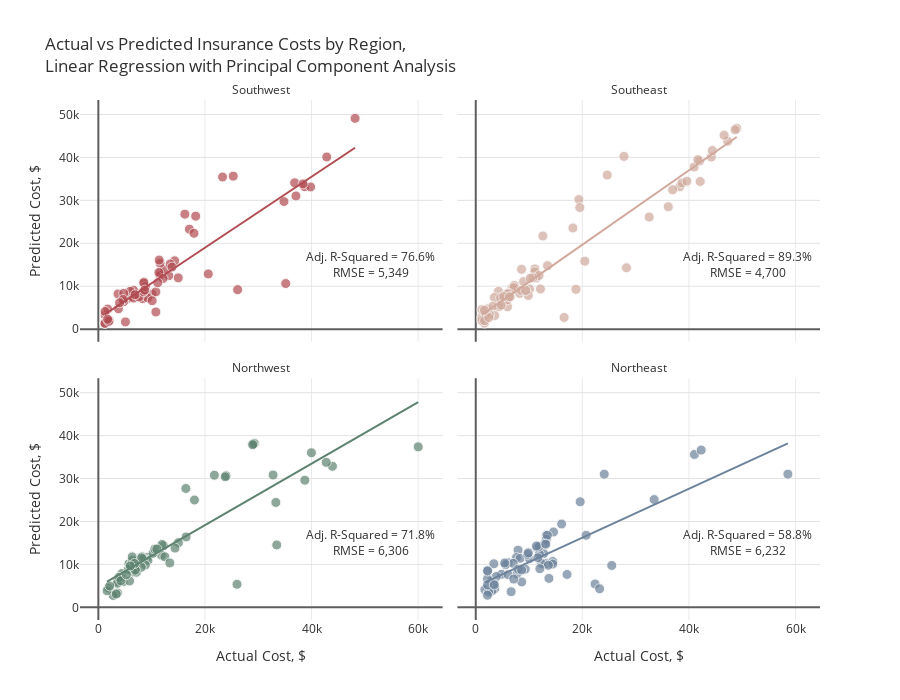

The code cell stored with this chart in its notebook:
### Markdown cell above
Модель 1. `all`. Распределение по регионам.

### Code cell
# Dataframe to save results


regions = ins.region.unique()
s = StandardScaler()
# feat_importance=pd.DataFrame()
actuals=[]
preds=[]
rmses=[]
r2_scores=[]
adj_r2_scores=[]

for i in regions:
    
    # Filter data by region
    print("\nRegion: {}\n".format(i))
    ins_df = ins[ins.region==i]
    X=ins_df.drop(['charges', 'region'], axis=1)
    y=ins_df.charges
    
    # Add polynomial features
    pf = PolynomialFeatures(degree=2, include_bias=False)
    X_pf = pd.DataFrame(data=pf.fit_transform(X), columns=pf.get_feature_names(X.columns))
    
    # Create training and test sets
    X_train, X_test, y_train, y_test = train_test_split(X_pf, y, test_size=0.2, random_state=1)
    
    # Scale features
    X_train_scaled = s.fit_transform(X_train)
    X_test_scaled = s.transform(X_test)
    
    # PCA
    pca = PCA(.95)
    X_train_pca=pca.fit_transform(X_train_scaled)
    X_test_pca=pca.transform(X_test_scaled)
    print("Number of Principal Components = {}".format(pca.n_components_))
    print("Train Shape:{} {}  Test Shape:{} {}".format(X_train_pca.shape, y_train.shape, X_test_pca.shape, y_test.shape))
    
    # Linear Regression
    lr = LinearRegression().fit(X_train_pca, y_train)
    y_pred=lr.predict(X_test_pca)
    rmse=np.sqrt(mean_squared_error(y_test, y_pred)).round(2)
    r2=r2_score(y_test, y_pred)
    adj_r2 = 1 - (1-r2)*(len(y_test)-1)/(len(y_test)-X_test_pca.shape[1]-1)
    
    actuals.append(pd.Series(y_test, name='actuals').reset_index())
    preds.append(pd.Series(y_pred, name='preds').reset_index(drop=True))
    rmses.append(rmse)
    r2_scores.append(r2)
    adj_r2_scores.append(adj_r2)
    
    # feat_importance["Importance_"+str(i)]=lr.feature_importances_

    print("Test Error (RMSE) = {:,}".format(rmse))
    print("R-Squared = {:.2f}%, Adjusted R-Squared = {:.2f}%".format(r2*100, adj_r2*100))
    if i != 'Northeast':
        print("__________________________")

# Plot results
for i in range(0,4):
    actuals[i].loc[:,'index']=regions[i]
actual = pd.concat([actuals[i] for i in range(4)], axis = 0)
pred = pd.concat([preds[i] for i in range(4)], axis = 0)
df = pd.concat([actual, pred], axis=1).reset_index(drop=True)
col = ["#B14B51", '#D0A99C', '#5D8370','#6C839B']
fig = px.scatter(df, x="actuals", y="preds", color="index", trendline="ols", height=700,
                 title="Actual vs Predicted Insurance Costs by Region,<br>Linear Regression with Principal Component Analysis",
                 color_discrete_sequence=col, opacity=0.7, facet_col='index', facet_col_wrap=2)

fig.for_each_annotation(lambda a: a.update(text=a.text.split("=")[-1]))
fig.add_annotation(text="Adj. R-Squared = {:.1f}%<br>RMSE = {:,.0f}".format(adj_r2_scores[0]*100,rmses[0]),
                   x=51e3,y=15e3, row=2,col=1, showarrow=False)
fig.add_annotation(text="Adj. R-Squared = {:.1f}%<br>RMSE = {:,.0f}".format(adj_r2_scores[1]*100,rmses[1]),
                   x=51e3,y=15e3, row=2,col=2, showarrow=False)
fig.add_annotation(text="Adj. R-Squared = {:.1f}%<br>RMSE = {:,.0f}".format(adj_r2_scores[2]*100,rmses[2]),
                   x=51e3,y=15e3, row=1,col=1, showarrow=False)
fig.add_annotation(text="Adj. R-Squared = {:.1f}%<br>RMSE = {:,.0f}".format(adj_r2_scores[3]*100,rmses[3]),
                   x=51e3,y=15e3, row=1,col=2, showarrow=False)

fig.update_traces(hovertemplate="Actual Cost: %{x:$,.2f}<br>Predicted Cost: %{y:$,.2f}",
                  marker=dict(size=10, line=dict(width=1,color="#F7F7F7")),
                  selector=dict(mode="markers"), showlegend=False)
fig.update_xaxes(title="Actual Cost, $", row=1)
fig.update_xaxes(showgrid=True, gridwidth=1, gridcolor='#EAEAEA',
                 zeroline=True, zerolinewidth=2, zerolinecolor='#5E5E5E')
fig.update_yaxes(title="Predicted Cost, $", col=1)
fig.update_yaxes(showgrid=True, gridwidth=1, gridcolor='#E3E3E3',
                 zeroline=True, zerolinewidth=2, zerolinecolor='#5E5E5E')
fig.update_layout(font_color="#303030", paper_bgcolor="white", plot_bgcolor="white")
fig.show()

### Figure 1 — Plotly figure (JSON) as saved in the notebook; plotly's stock layout.template omitted (floating-point values rounded to 4 significant figures)
{"data": [{"hovertemplate": "Actual Cost: %{x:$,.2f}<br>Predicted Cost: %{y:$,.2f}", "legendgroup": "Southwest", "marker": {"color": "#B14B51", "line": {"color": "#F7F7F7", "width": 1}, "opacity": 0.7, "size": 10, "symbol": "circle"}, "mode": "markers", "name": "Southwest", "orientation": "v", "showlegend": false, "type": "scatter", "x": [3761.0, 11670.0, 6312.0, 14320.0, 11550.0, 5080.0, 8269.0, 3693.0, 36840.0, 13220.0, 23310.0, 35160.0, 12350.0, 10070.0, 5488.0, 38711, 7197.0, 6572.0, 5980.0, 34830.0, 6600.0, 39840.0, 1256.0, 1242.0, 4762.0, 9265.0, 13470.0, 1759.0, 1242.0, 48170.0, 16230.0, 25310.0, 10790.0, 4751.0, 8557.0, 42860.0, 8278.0, 11580.0, 7624.0, 12150.0, 20630.0, 4647.0, 26140.0, 2008.0, 8444.0, 17080.0, 13820.0, 8825.0, 37080.0, 10100.0, 11410.0, 14990.0, 11360.0, 6876.0, 10800.0, 18260.0, 1262.0, 17940.0, 11150.0, 38420.0, 8522.0, 8703.0, 3988.0, 1965.0, 1743.0], "xaxis": "x3", "y": [4749.0, 13330.0, 7583.0, 15920.0, 12520.0, 1687.0, 7105.0, 8204.0, 34080.0, 12450.0, 35440.0, 10630.0, 13940.0, 8197.0, 7163.0, 33190.0, 8343.0, 9079.0, 8811.0, 29720.0, 7232.0, 33130.0, 3290.0, 1410.0, 8344.0, 7285.0, 15180.0, 4676.0, 1323.0, 49110.0, 26790.0, 35640.0, 8684.0, 6399.0, 10970.0, 40100.0, 8584.0, 15370.0, 7492.0, 11790.0, 12860.0, 6900.0, 9193.0, 2091.0, 8762.0, 23290.0, 14450.0, 9915.0, 31030.0, 6624.0, 16090.0, 11940.0, 13190.0, 8020.0, 3993.0, 26320.0, 4100.0, 22340.0, 10800.0, 33840.0, 10790.0, 9097.0, 6162.0, 1808.0, 2304.0], "yaxis": "y3"}, {"hovertemplate": "<b>OLS trendline</b><br>preds = 0.826689 * actuals + 2433.4<br>R<sup>2</sup>=0.792960<br><br>index=Southwest<br>actuals=%{x}<br>preds=%{y} <b>(trend)</b><extra></extra>", "legendgroup": "Southwest", "marker": {"color": "#B14B51", "symbol": "circle"}, "mode": "lines", "name": "Southwest", "showlegend": false, "type": "scatter", "x": [1242.0, 1242.0, 1256.0, 1262.0, 1743.0, 1759.0, 1965.0, 2008.0, 3693.0, 3761.0, 3988.0, 4647.0, 4751.0, 4762.0, 5080.0, 5488.0, 5980.0, 6312.0, 6572.0, 6600.0, 6876.0, 7197.0, 7624.0, 8269.0, 8278.0, 8444.0, 8522.0, 8557.0, 8703.0, 8825.0, 9265.0, 10070.0, 10100.0, 10790.0, 10800.0, 11150.0, 11360.0, 11410.0, 11550.0, 11580.0, 11670.0, 12150.0, 12350.0, 13220.0, 13470.0, 13820.0, 14320.0, 14990.0, 16230.0, 17080.0, 17940.0, 18260.0, 20630.0, 23310.0, 25310.0, 26140.0, 34830.0, 35160.0, 36840.0, 37080.0, 38420.0, 38711, 39840.0, 42860.0, 48170.0], "xaxis": "x3", "y": [3460.0, 3460.0, 3472.0, 3477.0, 3874.0, 3888.0, 4058.0, 4093.0, 5487.0, 5543.0, 5730.0, 6275.0, 6361.0, 6370.0, 6633.0, 6970.0, 7377.0, 7651.0, 7866.0, 7890.0, 8118.0, 8383.0, 8736.0, 9269.0, 9276.0, 9414.0, 9478.0, 9507.0, 9628.0, 9729.0, 10090.0, 10750.0, 10780.0, 11350.0, 11360.0, 11650.0, 11830.0, 11870.0, 11980.0, 12000.0, 12080.0, 12480.0, 12640.0, 13370.0, 13570.0, 13860.0, 14270.0, 14820.0, 15850.0, 16550.0, 17270.0, 17530.0, 19490.0, 21700.0, 23360.0, 24040.0, 31230.0, 31500.0, 32890.0, 33090.0, 34190.0, 34440.0, 35370.0, 37860.0, 42260.0], "yaxis": "y3"}, {"hovertemplate": "Actual Cost: %{x:$,.2f}<br>Predicted Cost: %{y:$,.2f}", "legendgroup": "Southeast", "marker": {"color": "#D0A99C", "line": {"color": "#F7F7F7", "width": 1}, "opacity": 0.7, "size": 10, "symbol": "circle"}, "mode": "markers", "name": "Southeast", "orientation": "v", "showlegend": false, "type": "scatter", "x": [44200.0, 6781.0, 5478.0, 32550.0, 1816.0, 11090.0, 11090.0, 13470.0, 47270.0, 10110.0, 38280.0, 19350.0, 1616.0, 40970.0, 1824.0, 7244.0, 36950.0, 42000.0, 6184.0, 20460.0, 7153.0, 2219.0, 8233.0, 4266.0, 19520.0, 27810.0, 16590.0, 5967.0, 4505.0, 3501.0, 4340.0, 5974.0, 3227.0, 11360.0, 12590.0, 6314.0, 5920.0, 12140.0, 3562.0, 4673.0, 46600.0, 2566.0, 41680.0, 8978.0, 48970.0, 24670.0, 8597.0, 38710.0, 1136.0, 18810.0, 1982.0, 1132.0, 6500.0, 1147.0, 8548.0, 39610.0, 11880.0, 48680.0, 44400.0, 18220.0, 28290.0, 9855.0, 10700.0, 5245.0, 1665.0, 2465.0, 9378.0, 10230.0, 36120.0, 4780.0, 6338.0, 42110.0, 1634.0], "xaxis": "x4", "y": [40100.0, 9501.0, 6655.0, 26110.0, 2083.0, 14030.0, 13350.0, 14780.0, 43790.0, 9337.0, 33170.0, 30190.0, 1396.0, 37760.0, 3428.0, 10180.0, 32460.0, 39180.0, 8410.0, 15840.0, 9674.0, 4735.0, 8339.0, 8813.0, 28320.0, 40240.0, 2725.0, 5203.0, 6267.0, 7373.0, 5204.0, 6838.0, 5344.0, 11930.0, 21700.0, 8256.0, 8220.0, 9354.0, 3181.0, 7295.0, 45170.0, 3363.0, 39450.0, 11060.0, 46790.0, 35900.0, 13930.0, 34070.0, 2796.0, 9269.0, 3481.0, 2024.0, 7521.0, 4557.0, 9034.0, 34470.0, 12500.0, 46440.0, 41590.0, 23570.0, 14290.0, 7841.0, 11970.0, 7573.0, 1985.0, 2698.0, 9008.0, 11860.0, 28520.0, 5586.0, 7527.0, 34390.0, 4421.0], "yaxis": "y4"}, {"hovertemplate": "<b>OLS trendline</b><br>preds = 0.866193 * actuals + 2334.73<br>R<sup>2</sup>=0.905011<br><br>index=Southeast<br>actuals=%{x}<br>preds=%{y} <b>(trend)</b><extra></extra>", "legendgroup": "Southeast", "marker": {"color": "#D0A99C", "symbol": "circle"}, "mode": "lines", "name": "Southeast", "showlegend": false, "type": "scatter", "x": [1132.0, 1136.0, 1147.0, 1616.0, 1634.0, 1665.0, 1816.0, 1824.0, 1982.0, 2219.0, 2465.0, 2566.0, 3227.0, 3501.0, 3562.0, 4266.0, 4340.0, 4505.0, 4673.0, 4780.0, 5245.0, 5478.0, 5920.0, 5967.0, 5974.0, 6184.0, 6314.0, 6338.0, 6500.0, 6781.0, 7153.0, 7244.0, 8233.0, 8548.0, 8597.0, 8978.0, 9378.0, 9855.0, 10110.0, 10230.0, 10700.0, 11090.0, 11090.0, 11360.0, 11880.0, 12140.0, 12590.0, 13470.0, 16590.0, 18220.0, 18810.0, 19350.0, 19520.0, 20460.0, 24670.0, 27810.0, 28290.0, 32550.0, 36120.0, 36950.0, 38280.0, 38710.0, 39610.0, 40970.0, 41680.0, 42000.0, 42110.0, 44200.0, 44400.0, 46600.0, 47270.0, 48680.0, 48970.0], "xaxis": "x4", "y": [3315.0, 3319.0, 3328.0, 3734.0, 3750.0, 3777.0, 3908.0, 3915.0, 4051.0, 4257.0, 4470.0, 4558.0, 5130.0, 5367.0, 5420.0, 6030.0, 6094.0, 6237.0, 6383.0, 6475.0, 6878.0, 7080.0, 7463.0, 7503.0, 7510.0, 7692.0, 7804.0, 7825.0, 7965.0, 8209.0, 8530.0, 8609.0, 9466.0, 9739.0, 9781.0, 10110.0, 10460.0, 10870.0, 11090.0, 11190.0, 11610.0, 11940.0, 11940.0, 12180.0, 12630.0, 12850.0, 13240.0, 14000.0, 16700.0, 18120.0, 18620.0, 19100.0, 19240.0, 20060.0, 23700.0, 26420.0, 26840.0, 30530.0, 33630.0, 34340.0, 35490.0, 35860.0, 36650.0, 37830.0, 38430.0, 38710.0, 38810.0, 40620.0, 40790.0, 42700.0, 43280.0, 44500.0, 44750.0], "yaxis": "y4"}, {"hovertemplate": "Actual Cost: %{x:$,.2f}<br>Predicted Cost: %{y:$,.2f}", "legendgroup": "Northwest", "marker": {"color": "#5D8370", "line": {"color": "#F7F7F7", "width": 1}, "opacity": 0.7, "size": 10, "symbol": "circle"}, "mode": "markers", "name": "Northwest", "orientation": "v", "showlegend": false, "type": "scatter", "x": [9174.0, 4433.0, 21770.0, 7732.0, 33470.0, 4618.0, 3594.0, 12240.0, 6204.0, 11840.0, 4467.0, 8163.0, 6394.0, 1906.0, 23970.0, 2775.0, 3538.0, 32790.0, 6112.0, 9302.0, 11950.0, 6389.0, 23810.0, 10260.0, 4244.0, 16460.0, 8413.0, 26020.0, 60020.0, 3580.0, 12480.0, 5856.0, 7154.0, 1636.0, 6987.0, 43920.0, 15020.0, 29330.0, 5630.0, 8827.0, 8060.0, 5729.0, 14380.0, 29140.0, 38750.0, 3877.0, 42760.0, 6374.0, 28950.0, 16420.0, 10600.0, 18030.0, 39980.0, 6941.0, 4240.0, 6361.0, 8116.0, 6797.0, 2137.0, 33310.0, 13420.0, 10980.0, 3353.0, 5261.0, 5990.0], "xaxis": "x", "y": [11660.0, 7887.0, 30780.0, 10690.0, 14530.0, 5954.0, 3359.0, 14340.0, 8680.0, 12150.0, 6947.0, 11770.0, 9061.0, 4480.0, 30650.0, 2758.0, 5982.0, 30830.0, 8838.0, 10920.0, 14640.0, 8218.0, 30410.0, 12590.0, 6877.0, 16390.0, 11310.0, 5367.0, 37390.0, 5602.0, 11770.0, 6135.0, 8184.0, 3860.0, 10620.0, 32860.0, 15060.0, 38210.0, 8838.0, 9857.0, 9343.0, 10130.0, 13800.0, 38090.0, 29620.0, 7005.0, 33780.0, 10980.0, 37880.0, 27690.0, 13580.0, 25000.0, 36010.0, 8666.0, 6200.0, 11760.0, 11520.0, 10210.0, 4981.0, 24440.0, 10340.0, 13600.0, 3104.0, 7627.0, 9645.0], "yaxis": "y"}, {"hovertemplate": "<b>OLS trendline</b><br>preds = 0.716568 * actuals + 4799.83<br>R<sup>2</sup>=0.751236<br><br>index=Northwest<br>actuals=%{x}<br>preds=%{y} <b>(trend)</b><extra></extra>", "legendgroup": "Northwest", "marker": {"color": "#5D8370", "symbol": "circle"}, "mode": "lines", "name": "Northwest", "showlegend": false, "type": "scatter", "x": [1636.0, 1906.0, 2137.0, 2775.0, 3353.0, 3538.0, 3580.0, 3594.0, 3877.0, 4240.0, 4244.0, 4433.0, 4467.0, 4618.0, 5261.0, 5630.0, 5729.0, 5856.0, 5990.0, 6112.0, 6204.0, 6361.0, 6374.0, 6389.0, 6394.0, 6797.0, 6941.0, 6987.0, 7154.0, 7732.0, 8060.0, 8116.0, 8163.0, 8413.0, 8827.0, 9174.0, 9302.0, 10260.0, 10600.0, 10980.0, 11840.0, 11950.0, 12240.0, 12480.0, 13420.0, 14380.0, 15020.0, 16420.0, 16460.0, 18030.0, 21770.0, 23810.0, 23970.0, 26020.0, 28950.0, 29140.0, 29330.0, 32790.0, 33310.0, 33470.0, 38750.0, 39980.0, 42760.0, 43920.0, 60020.0], "xaxis": "x", "y": [5972.0, 6166.0, 6331.0, 6788.0, 7203.0, 7335.0, 7365.0, 7375.0, 7578.0, 7838.0, 7841.0, 7977.0, 8000.0, 8109.0, 8570.0, 8834.0, 8905.0, 8996.0, 9092.0, 9180.0, 9245.0, 9358.0, 9367.0, 9378.0, 9381.0, 9670.0, 9773.0, 9806.0, 9926.0, 10340.0, 10580.0, 10620.0, 10650.0, 10830.0, 11130.0, 11370.0, 11470.0, 12160.0, 12400.0, 12670.0, 13280.0, 13360.0, 13570.0, 13740.0, 14410.0, 15110.0, 15560.0, 16570.0, 16590.0, 17720.0, 20400.0, 21860.0, 21970.0, 23440.0, 25540.0, 25680.0, 25820.0, 28290.0, 28670.0, 28780.0, 32560.0, 33450.0, 35440.0, 36270.0, 47810.0], "yaxis": "y"}, {"hovertemplate": "Actual Cost: %{x:$,.2f}<br>Predicted Cost: %{y:$,.2f}", "legendgroup": "Northeast", "marker": {"color": "#6C839B", "line": {"color": "#F7F7F7", "width": 1}, "opacity": 0.7, "size": 10, "symbol": "circle"}, "mode": "markers", "name": "Northeast", "orientation": "v", "showlegend": false, "type": "scatter", "x": [58570.0, 41030.0, 13130.0, 17130.0, 13220.0, 42300.0, 8628.0, 11510.0, 13230.0, 12730.0, 3559.0, 14590.0, 13020.0, 6113.0, 4847.0, 14450.0, 9282.0, 5595.0, 2204.0, 6641.0, 12320.0, 7935.0, 3858.0, 1712.0, 2727.0, 7639.0, 3044.0, 25520.0, 11940.0, 3393.0, 14450.0, 33480.0, 20710.0, 8334.0, 2218.0, 11880.0, 11390.0, 10070.0, 2396.0, 7730.0, 2211.0, 3385.0, 24110.0, 2206.0, 9723.0, 13620.0, 11660.0, 6067.0, 19590.0, 2217.0, 22400.0, 12030.0, 9866.0, 16120.0, 7050.0, 5429.0, 13430.0, 2196.0, 7986.0, 13730.0, 3482.0, 13140.0, 23240.0, 7134.0, 8606.0], "xaxis": "x2", "y": [31030.0, 35620.0, 10180.0, 7659.0, 16790.0, 36630.0, 5919.0, 13910.0, 15830.0, 12530.0, 4328.0, 17560.0, 14910.0, 10380.0, 7699.0, 10680.0, 8881.0, 9935.0, 4646.0, 3638.0, 10190.0, 13320.0, 7174.0, 4129.0, 6016.0, 11580.0, 3852.0, 9755.0, 12370.0, 10140.0, 10080.0, 25120.0, 16780.0, 11420.0, 8534.0, 14190.0, 14280.0, 11360.0, 3534.0, 7825.0, 6657.0, 5474.0, 31020.0, 5242.0, 12350.0, 9795.0, 11550.0, 7602.0, 24590.0, 8494.0, 5448.0, 9004.0, 12700.0, 19410.0, 10240.0, 10330.0, 16770.0, 2810.0, 8891.0, 6740.0, 5233.0, 14700.0, 4326.0, 6581.0, 8695.0], "yaxis": "y2"}, {"hovertemplate": "<b>OLS trendline</b><br>preds = 0.569433 * actuals + 4826.1<br>R<sup>2</sup>=0.641782<br><br>index=Northeast<br>actuals=%{x}<br>preds=%{y} <b>(trend)</b><extra></extra>", "legendgroup": "Northeast", "marker": {"color": "#6C839B", "symbol": "circle"}, "mode": "lines", "name": "Northeast", "showlegend": false, "type": "scatter", "x": [1712.0, 2196.0, 2204.0, 2206.0, 2211.0, 2217.0, 2218.0, 2396.0, 2727.0, 3044.0, 3385.0, 3393.0, 3482.0, 3559.0, 3858.0, 4847.0, 5429.0, 5595.0, 6067.0, 6113.0, 6641.0, 7050.0, 7134.0, 7639.0, 7730.0, 7935.0, 7986.0, 8334.0, 8606.0, 8628.0, 9282.0, 9723.0, 9866.0, 10070.0, 11390.0, 11510.0, 11660.0, 11880.0, 11940.0, 12030.0, 12320.0, 12730.0, 13020.0, 13130.0, 13140.0, 13220.0, 13230.0, 13430.0, 13620.0, 13730.0, 14450.0, 14450.0, 14590.0, 16120.0, 17130.0, 19590.0, 20710.0, 22400.0, 23240.0, 24110.0, 25520.0, 33480.0, 41030.0, 42300.0, 58570.0], "xaxis": "x2", "y": [5801.0, 6077.0, 6081.0, 6082.0, 6085.0, 6089.0, 6089.0, 6191.0, 6379.0, 6560.0, 6754.0, 6758.0, 6809.0, 6852.0, 7023.0, 7586.0, 7917.0, 8012.0, 8281.0, 8307.0, 8607.0, 8841.0, 8888.0, 9176.0, 9228.0, 9345.0, 9373.0, 9572.0, 9727.0, 9739.0, 10110.0, 10360.0, 10440.0, 10560.0, 11310.0, 11380.0, 11460.0, 11590.0, 11620.0, 11680.0, 11840.0, 12080.0, 12240.0, 12300.0, 12310.0, 12360.0, 12360.0, 12470.0, 12580.0, 12640.0, 13050.0, 13060.0, 13130.0, 14000.0, 14580.0, 15980.0, 16620.0, 17580.0, 18060.0, 18550.0, 19360.0, 23890.0, 28190.0, 28920.0, 38180.0], "yaxis": "y2"}], "layout": {"annotations": [{"showarrow": false, "text": "Northwest", "x": 0.245, "xanchor": "center", "xref": "paper", "y": 0.465, "yanchor": "bottom", "yref": "paper"}, {"showarrow": false, "text": "Northeast", "x": 0.755, "xanchor": "center", "xref": "paper", "y": 0.465, "yanchor": "bottom", "yref": "paper"}, {"showarrow": false, "text": "Southwest", "x": 0.245, "xanchor": "center", "xref": "paper", "y": 1.0, "yanchor": "bottom", "yref": "paper"}, {"showarrow": false, "text": "Southeast", "x": 0.755, "xanchor": "center", "xref": "paper", "y": 1.0, "yanchor": "bottom", "yref": "paper"}, {"showarrow": false, "text": "Adj. R-Squared = 76.6%<br>RMSE = 5,349", "x": 51000, "xref": "x3", "y": 15000, "yref": "y3"}, {"showarrow": false, "text": "Adj. R-Squared = 89.3%<br>RMSE = 4,700", "x": 51000, "xref": "x4", "y": 15000, "yref": "y4"}, {"showarrow": false, "text": "Adj. R-Squared = 71.8%<br>RMSE = 6,306", "x": 51000, "xref": "x", "y": 15000, "yref": "y"}, {"showarrow": false, "text": "Adj. R-Squared = 58.8%<br>RMSE = 6,232", "x": 51000, "xref": "x2", "y": 15000, "yref": "y2"}], "font": {"color": "#303030"}, "height": 700, "legend": {"title": {"text": "index"}, "tracegroupgap": 0}, "paper_bgcolor": "white", "plot_bgcolor": "white", "title": {"text": "Actual vs Predicted Insurance Costs by Region,<br>Linear Regression with Principal Component Analysis"}, "xaxis": {"anchor": "y", "domain": [0, 0.49], "gridcolor": "#EAEAEA", "gridwidth": 1, "showgrid": true, "title": {"text": "Actual Cost, $"}, "zeroline": true, "zerolinecolor": "#5E5E5E", "zerolinewidth": 2}, "xaxis2": {"anchor": "y2", "domain": [0.51, 1], "gridcolor": "#EAEAEA", "gridwidth": 1, "matches": "x", "showgrid": true, "title": {"text": "Actual Cost, $"}, "zeroline": true, "zerolinecolor": "#5E5E5E", "zerolinewidth": 2}, "xaxis3": {"anchor": "y3", "domain": [0, 0.49], "gridcolor": "#EAEAEA", "gridwidth": 1, "matches": "x", "showgrid": true, "showticklabels": false, "zeroline": true, "zerolinecolor": "#5E5E5E", "zerolinewidth": 2}, "xaxis4": {"anchor": "y4", "domain": [0.51, 1], "gridcolor": "#EAEAEA", "gridwidth": 1, "matches": "x", "showgrid": true, "showticklabels": false, "zeroline": true, "zerolinecolor": "#5E5E5E", "zerolinewidth": 2}, "yaxis": {"anchor": "x", "domain": [0, 0.465], "gridcolor": "#E3E3E3", "gridwidth": 1, "showgrid": true, "title": {"text": "Predicted Cost, $"}, "zeroline": true, "zerolinecolor": "#5E5E5E", "zerolinewidth": 2}, "yaxis2": {"anchor": "x2", "domain": [0, 0.465], "gridcolor": "#E3E3E3", "gridwidth": 1, "matches": "y", "showgrid": true, "showticklabels": false, "zeroline": true, "zerolinecolor": "#5E5E5E", "zerolinewidth": 2}, "yaxis3": {"anchor": "x3", "domain": [0.535, 1.0], "gridcolor": "#E3E3E3", "gridwidth": 1, "matches": "y", "showgrid": true, "title": {"text": "Predicted Cost, $"}, "zeroline": true, "zerolinecolor": "#5E5E5E", "zerolinewidth": 2}, "yaxis4": {"anchor": "x4", "domain": [0.535, 1.0], "gridcolor": "#E3E3E3", "gridwidth": 1, "matches": "y", "showgrid": true, "showticklabels": false, "zeroline": true, "zerolinecolor": "#5E5E5E", "zerolinewidth": 2}}}
